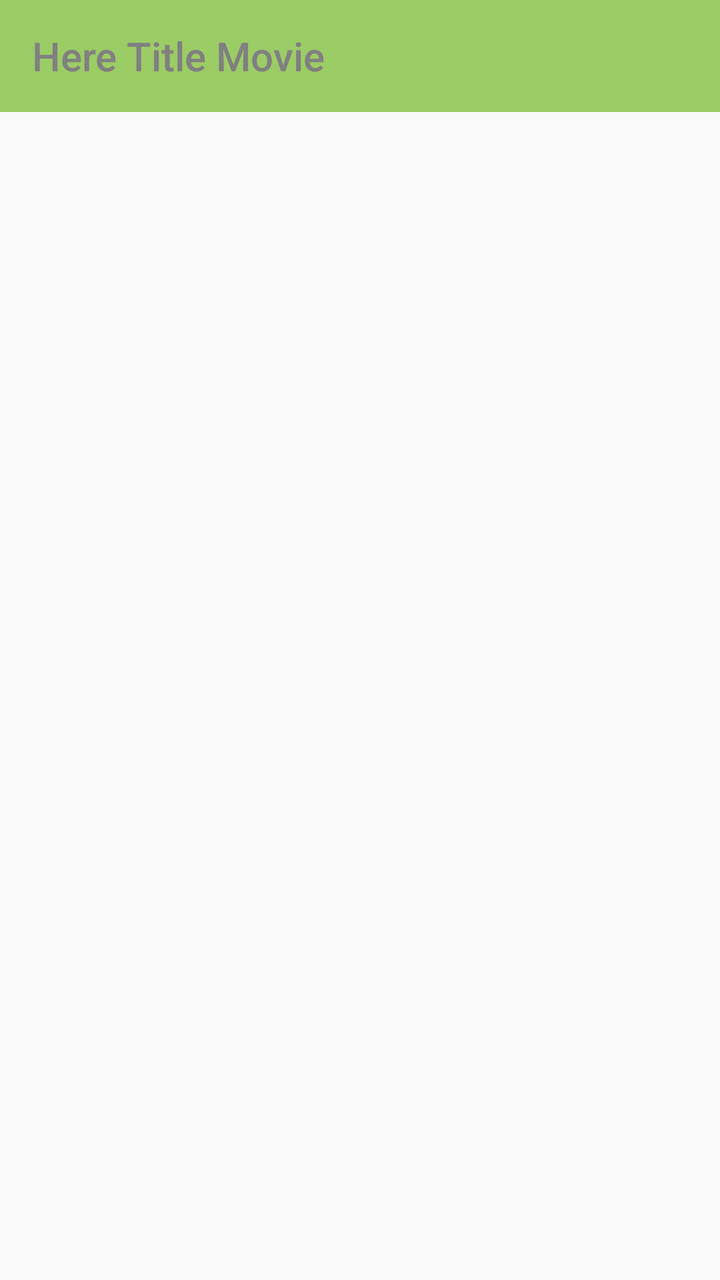
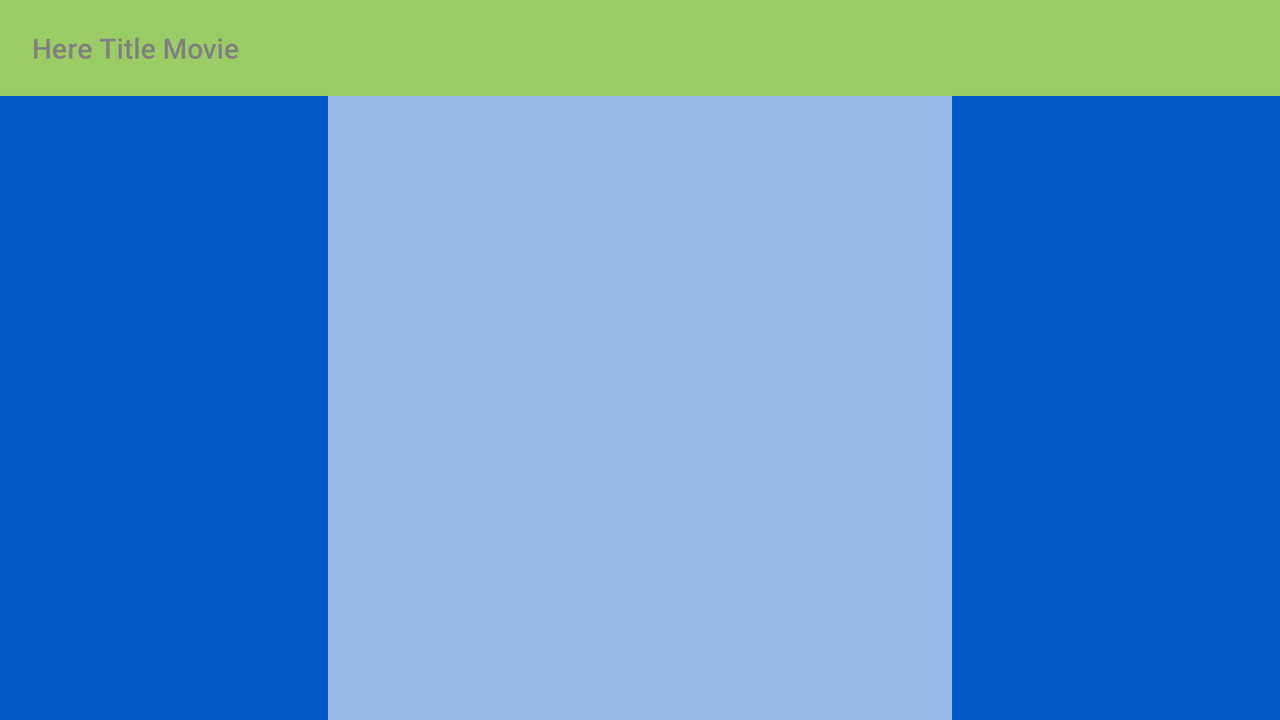

One screen, two layout resources from the same app: the default and the repository's alternative for another configuration. Each is rendered where Android would select it; the XML of both is given below.
<!-- AndroidManifest.xml: application theme AppTheme -->
<!-- res/layout/grid_layout.xml -->
<?xml version="1.0" encoding="utf-8"?>
<LinearLayout xmlns:android="http://schemas.android.com/apk/res/android"
    xmlns:app="http://schemas.android.com/apk/res-auto"
    android:id="@+id/grid_layout_fragment"
    android:layout_width="match_parent"
    android:layout_height="match_parent"
    android:orientation="vertical">


    <include layout="@layout/toolbar" />


    <android.support.v4.widget.DrawerLayout xmlns:android="http://schemas.android.com/apk/res/android"
        android:id="@+id/drawer_layout"
        android:layout_width="match_parent"
        android:layout_height="match_parent">

        
        <FrameLayout
            android:id="@+id/frame_container"
            android:layout_width="match_parent"
            android:layout_height="match_parent">

            <GridView
                android:id="@+id/gridViewMovieItem"
                android:layout_width="match_parent"
                android:layout_height="match_parent"
                android:layout_marginTop="0dp"
                android:horizontalSpacing="0dp"
                android:numColumns="2"
                android:smoothScrollbar="true"
                android:verticalSpacing="0dp">

            </GridView>

            <ProgressBar
                android:layout_width="wrap_content"
                android:layout_height="wrap_content"
                android:id="@+id/progressBar"
                android:layout_gravity="center" />

        </FrameLayout>



        
        <ListView
            android:id="@+id/left_drawer"
            android:layout_width="240dp"
            android:layout_height="match_parent"
            android:layout_gravity="start"
            android:background="@drawable/list_selector"
            android:choiceMode="singleChoice"
            android:divider="@android:color/holo_blue_light"
            android:listSelector="@drawable/list_selector" >

    </ListView>

    </android.support.v4.widget.DrawerLayout>



</LinearLayout>
<!-- res/layout/toolbar.xml (included above) -->
<?xml version="1.0" encoding="utf-8"?>
<android.support.v7.widget.Toolbar

    xmlns:android="http://schemas.android.com/apk/res/android"
    xmlns:app="http://schemas.android.com/apk/res-auto"
    android:id="@+id/my_toolbar"
    android:layout_width="match_parent"
    android:layout_height="wrap_content"
    android:background="#9CCC65"
    android:minHeight="?attr/actionBarSize"
    android:title="Here Title Movie">
</android.support.v7.widget.Toolbar>
<!-- resources referenced by this layout -->
<resources>
  <style name="AppTheme" parent="Theme.AppCompat.Light.NoActionBar">
          
          <item name="android:statusBarColor" tools:targetApi="lollipop">#8BC34A</item>
          <item name="android:textColorPrimary">#808080</item>
          <item name="android:textColorSecondary">#5e5e5e</item>
  
  
          <item name="drawerArrowStyle">@style/DrawerArrowStyle</item>
      </style>
  <style name="DrawerArrowStyle" parent="Widget.AppCompat.DrawerArrowToggle">
          <item name="spinBars">true</item>
  
      </style>
</resources>
<!-- res/layout-land/grid_layout.xml (the repository's variant of the layout above) -->
<!-- drawn on the phone turned sideways -->
<?xml version="1.0" encoding="utf-8"?>
<LinearLayout xmlns:android="http://schemas.android.com/apk/res/android"
    android:layout_width="match_parent"
    android:layout_height="match_parent"
    android:orientation="vertical">

    <include layout="@layout/toolbar" />

    <android.support.v4.widget.DrawerLayout xmlns:android="http://schemas.android.com/apk/res/android"
        android:id="@+id/drawer_layout"
        android:layout_width="match_parent"
        android:layout_height="match_parent">

        
        <FrameLayout
            android:id="@+id/frame_container"
            android:layout_width="match_parent"
            android:layout_height="match_parent"
            android:background="#0257c7">


            <GridView
                android:id="@+id/gridViewMovieItem"
                android:layout_width="match_parent"
                android:layout_height="match_parent"
                android:background="#96ffffff"
                android:gravity="center"
                android:horizontalSpacing="0dp"
                android:numColumns="1"
                android:rotation="270"
                android:smoothScrollbar="true">

            </GridView>


        </FrameLayout>


        
        <ListView
            android:id="@+id/left_drawer"
            android:layout_width="240dp"
            android:layout_height="match_parent"
            android:layout_gravity="start"
            android:background="@color/list_background"
            android:choiceMode="singleChoice"
            android:divider="@android:color/holo_blue_light"
            android:dividerHeight="1dp"
            android:listSelector="@drawable/list_selector" />


    </android.support.v4.widget.DrawerLayout>


</LinearLayout>
<!-- resources referenced by the variant -->
<!-- as the phone turned sideways resolves them -->
<resources>
  <color name="list_background">#b5c7bc</color>
  <style name="AppTheme" parent="Theme.AppCompat.Light.NoActionBar">
          
          <item name="android:statusBarColor" tools:targetApi="lollipop">#8BC34A</item>
          <item name="android:textColorPrimary">#808080</item>
          <item name="android:textColorSecondary">#5e5e5e</item>
  
  
          <item name="drawerArrowStyle">@style/DrawerArrowStyle</item>
      </style>
  <style name="DrawerArrowStyle" parent="Widget.AppCompat.DrawerArrowToggle">
          <item name="spinBars">true</item>
  
      </style>
</resources>
